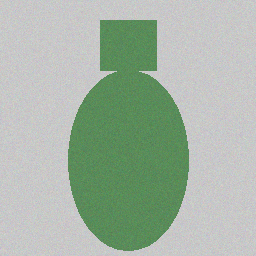
#> input picture data/good.png, 256 x 256 px
$ python detector.py   (older library calls are emulated)
#> lines starting #> are read from the running program, lines starting #| are printed output that depends on the picture
"""Detector: compares a test photo with a good reference and finds defects.

How it works (in plain words):
  1. Blur both photos a little, so camera noise does not look like a defect.
  2. Subtract them. Where they differ, the result is bright.
  3. Keep only the parts that clearly stand out above the normal noise.
  4. Each bright blob = one possible defect. Give it a box and a score 0..1.

The score is about "how far does this stand out above the noise?" (called SNR).
Boosting contrast boosts the noise too, so tools cannot cheat the score.
"""
import cv2
import numpy as np

SNR_SCALE = 12.0   # bigger = harder to reach a high score
CONFIRM_SCORE = 0.70   # at or above this: confirmed defect
DISMISS_SCORE = 0.15   # at or below this: looks normal, cleared
CAND_FRAC = 0.7        # calibrated mode: ignore differences weaker than this x 'normal'
WRONG_PHOTO_SHARE = 0.30   # if more of the photo than this differs, it is not this product
MIN_STRUCTURE = 0.85       # real photos of the product score 0.97+; wrong pictures score 0.15 or less
MERGE_GAP = 10     # blobs closer than about 2x this many pixels count as one defect
USE_ECC = True         # also fix small rotation when lining up photos
USE_BRIGHTNESS = True  # match the reference's lighting to the test photo
EDGE_K = 2.0           # how much to forgive mismatches near strong edges (0 = no forgiveness)


# [14 lines left out: functions background_noise, snr, not called in this run]


def region_score(diff, inside_mask):
    """Score 0..1 without calibration: how strongly the area stands out above the noise."""
    return round(float(1 - np.exp(-snr(diff, inside_mask) / SNR_SCALE)), 2)


# [13 lines left out: function score_from_peak, not called in this run]


def blurred_gray(img, k=5):
    return cv2.GaussianBlur(cv2.cvtColor(img, cv2.COLOR_BGR2GRAY), (k, k), 0)


def _gray32(img):
    g = img if img.ndim == 2 else cv2.cvtColor(img, cv2.COLOR_BGR2GRAY)
    return g.astype(np.float32)


def align(ref_img, test_img):
    """Move (and slightly rotate) the reference so it lines up with the test photo."""
    a, b = _gray32(ref_img), _gray32(test_img)
    (dx, dy), _ = cv2.phaseCorrelate(a, b)                        # rough: how far did it slide?
    h, w = ref_img.shape[:2]
    if USE_ECC:
        try:                                                      # fine: also fixes small rotation
            warp = np.float32([[1, 0, -dx], [0, 1, -dy]])
            crit = (cv2.TERM_CRITERIA_EPS | cv2.TERM_CRITERIA_COUNT, 60, 1e-5)
            _, warp = cv2.findTransformECC(cv2.GaussianBlur(b, (5, 5), 0), cv2.GaussianBlur(a, (5, 5), 0),
                                           warp, cv2.MOTION_EUCLIDEAN, crit, None, 5)
            return cv2.warpAffine(ref_img, warp, (w, h), flags=cv2.INTER_LINEAR + cv2.WARP_INVERSE_MAP,
                                  borderMode=cv2.BORDER_REPLICATE)
        except cv2.error:
            pass                                                  # did not converge: use the rough fix
    m = np.float32([[1, 0, dx], [0, 1, dy]])
    return cv2.warpAffine(ref_img, m, (w, h), flags=cv2.INTER_LINEAR, borderMode=cv2.BORDER_REPLICATE)


# [26 lines left out: functions match_brightness, compare, not called in this run]


def prepare(test_img, ref_img):
    """Line up the reference with this test photo, in position and in brightness."""
    ref = align(ref_img, test_img)
    return match_brightness(ref, test_img) if USE_BRIGHTNESS else ref


# [20 lines left out: functions build_reference, structure_match, share_unlike_reference, not called in this run]


def calibrate(good_images, ref_img):
    """Learn what 'normal' looks like: the biggest difference seen on photos known to be good."""
    return max(float(compare(g, prepare(g, ref_img)).max()) for g in good_images)


def detect(test_img, ref_img, normal=None):
    """Return a list of defects: [{'box', 'area', 'score', 'peak'}].
    Pass normal=calibrate(...) for scores tuned to your product; without it, scores use a
    generic noise estimate (fine for clean practice photos, too eager on real ones)."""
    ref_img = prepare(test_img, ref_img)
    diff = compare(test_img, ref_img)

    med, sigma = background_noise(diff)
    limit = CAND_FRAC * normal if normal else med + 3.5 * sigma  # candidates must stand out
    mask = (diff > limit).astype(np.uint8) * 255
    mask = cv2.morphologyEx(mask, cv2.MORPH_OPEN, np.ones((2, 2), np.uint8))
    mask = cv2.dilate(mask, np.ones((5, 5), np.uint8))            # join touching pieces

    contours, _ = cv2.findContours(mask, cv2.RETR_EXTERNAL, cv2.CHAIN_APPROX_SIMPLE)
    blobs = []
    for c in contours:
        if cv2.contourArea(c) < 15:
            continue
        m = np.zeros(diff.shape, np.uint8)
        cv2.drawContours(m, [c], -1, 255, -1)
        blobs.append(m > 0)

    defects = []
    for m in merge_nearby(blobs):                                 # one scratch = one defect
        ys, xs = np.nonzero(m)
        box = (int(xs.min()), int(ys.min()), int(xs.max() - xs.min() + 1), int(ys.max() - ys.min() + 1))
        peak = float(diff[m].max())
        score = score_from_peak(peak, normal) if normal else region_score(diff, m)
        defects.append({"box": box, "area": int(m.sum()), "score": score, "peak": round(peak, 1)})
    return defects


# [32 lines left out: functions merge_nearby, draw, not called in this run]


if __name__ == "__main__":
    import os
    os.makedirs("out", exist_ok=True)
    ref = cv2.imread("data/good.png")
#> ref is the input picture: shape (256, 256, 3); mean B, G, R 165.7, 181.1, 165.7
    for name in ["good_2", "defect_easy", "defect_faint", "defect_tiny"]:
        img = cv2.imread(f"data/{name}.png")
        found = detect(img, ref)
#> in _gray32, `g = img if img.ndim == 2 else cv2.cvtColor(img, cv2.COLOR_BGR2GRAY)`:
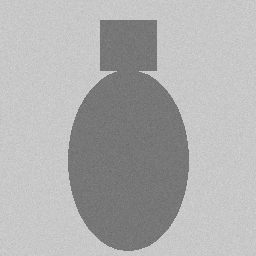
#> g: shape (256, 256); min 102, max 216, mean 174.7
#> (the run stopped early here; a loop or call above may not have finished)
